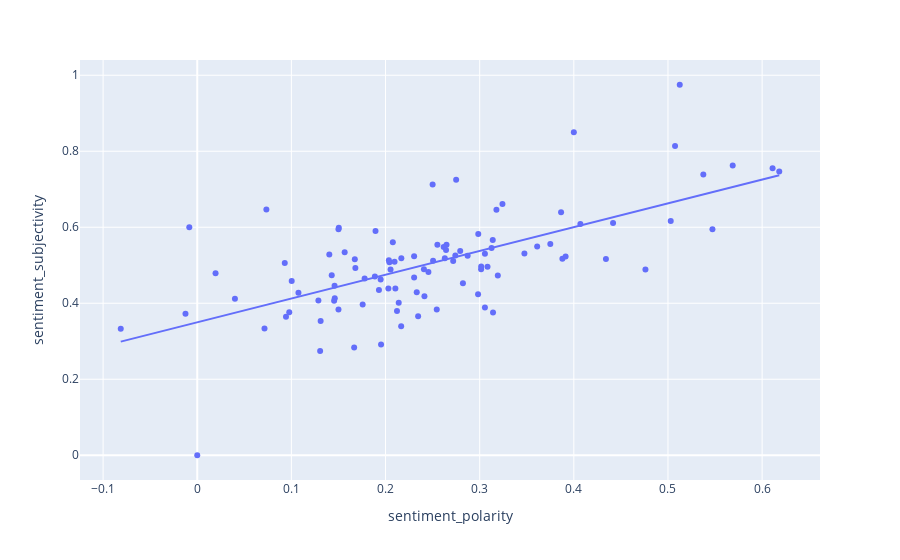
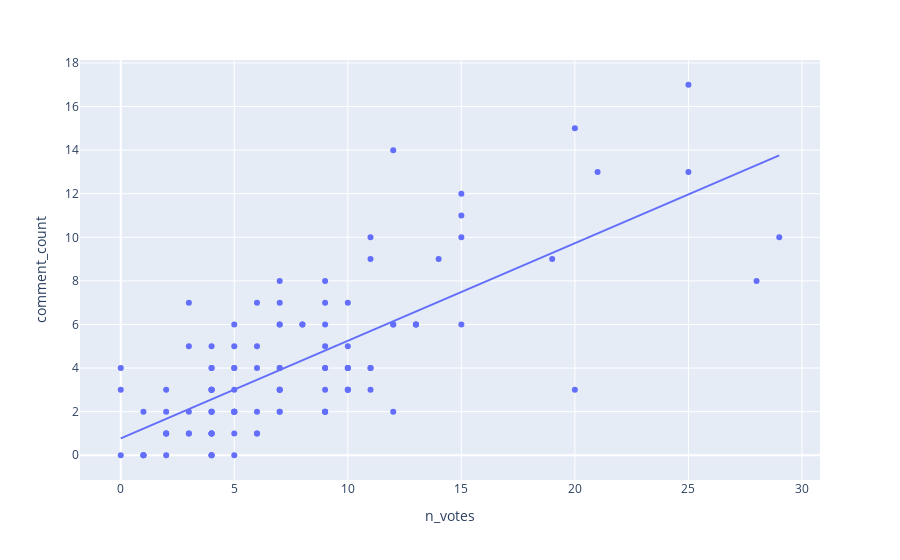
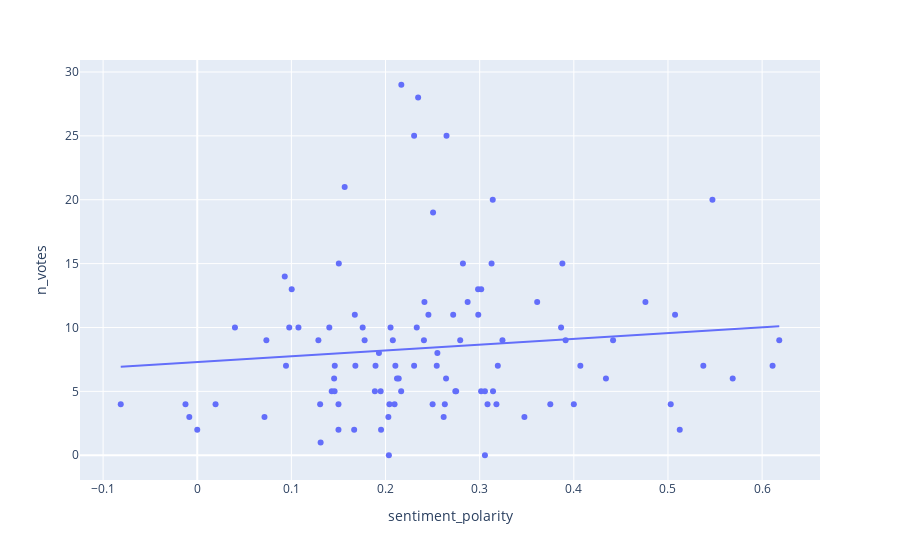

The notebook cell these images were saved under, in order:
### Markdown cell above
Some correlation analysis and plots about these variables

### Code cell
utils.numbers.corr_test(df, "sentiment_polarity", "sentiment_subjectivity")
utils.numbers.corr_test(df, "n_votes", "comment_count")
utils.numbers.corr_test(df, "sentiment_polarity", "n_votes")
